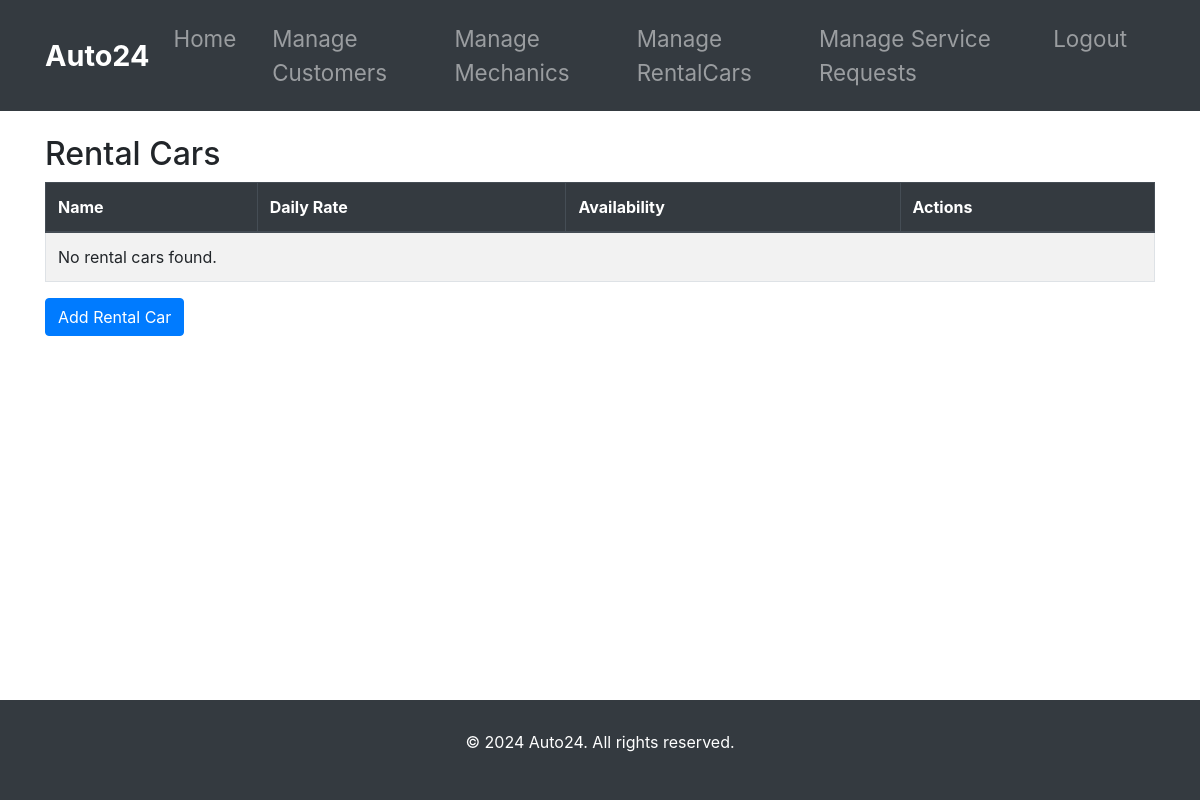
The app's page /adminpage/rental-cars/, older data.
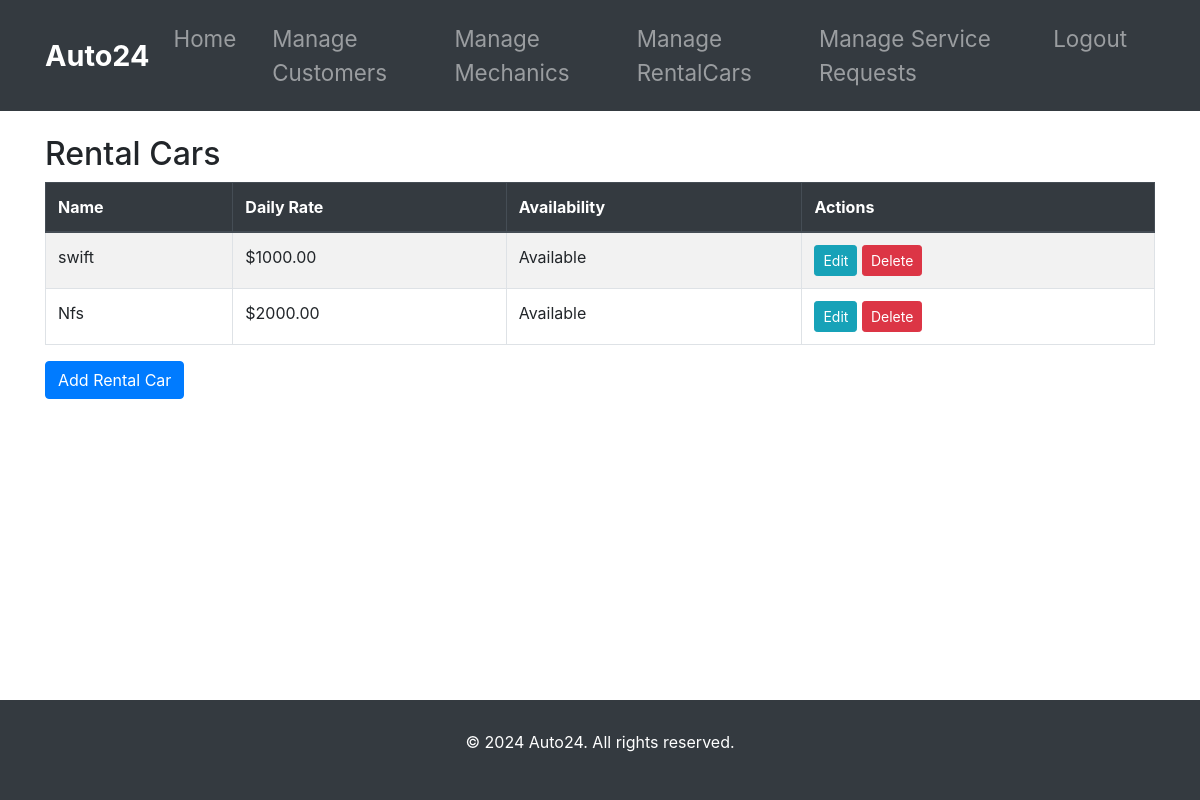
The same page, newer data.
### admin_management/models.py (models this page shows, shortened)
class RentalCar(models.Model):
    name=models.CharField(max_length=100)
    description=models.TextField()
    image=models.ImageField(upload_to='rental_cars/')
    daily_rate=models.DecimalField(max_digits=10,decimal_places=2)
    availability=models.BooleanField(default=True)

### admin_management/views.py (the view)
# urls.py: path('adminpage/rental-cars/', views.rental_car_list, name='rental_car_list'),
def rental_car_list(request):
    rental_cars = RentalCar.objects.all()
    return render(request, 'adminpage/rental_cars/rental_car_list.html', {'rental_cars': rental_cars})

### templates/adminpage/rental_cars/rental_car_list.html (shortened to what this page needs)
{% extends 'adminpage/base.html' %}
{% block content %}
<div class="container mt-4">
    <h2>Rental Cars</h2>
    <div class="table-responsive">
        <table class="table table-striped table-bordered">
            <thead class="thead-dark">
                <tr>
                    <th>Name</th>
                    <th>Daily Rate</th>
                    <th>Availability</th>
                    <th>Actions</th>
                </tr>
            </thead>
            <tbody>
                {% for rental_car in rental_cars %}
                <tr>
                    <td>{{ rental_car.name }}</td>
                    <td>${{ rental_car.daily_rate }}</td>
                    <td>{% if rental_car.availability %} Available {% else %} Not Available {% endif %}</td>
                    <td>
                        <a href="{% url 'edit_rental_car' rental_car.pk %}" class="btn btn-sm btn-info">Edit</a>
                        <a href="{% url 'delete_rental_car' rental_car.pk %}" class="btn btn-sm btn-danger" onclick="return confirm('Are you sure you want to delete this rental car?')">Delete</a>
                    </td>
                </tr>
                {% empty %}
                <tr>
                    <td colspan="4">No rental cars found.</td>
                </tr>
                {% endfor %}
            </tbody>
        </table>
        <a href="{% url 'add_rental_car' %}" class="btn btn-primary mb-2">Add Rental Car</a>
    </div>
</div>
{% endblock %}

Row changes from the older to the newer data that the page shows:
added RentalCar: name "swift", daily_rate "1000.00", availability "Available"
added RentalCar: name "Nfs", daily_rate "2000.00", availability "Available"
Text that changed along with them:
text no longer shown: "No rental cars found."
